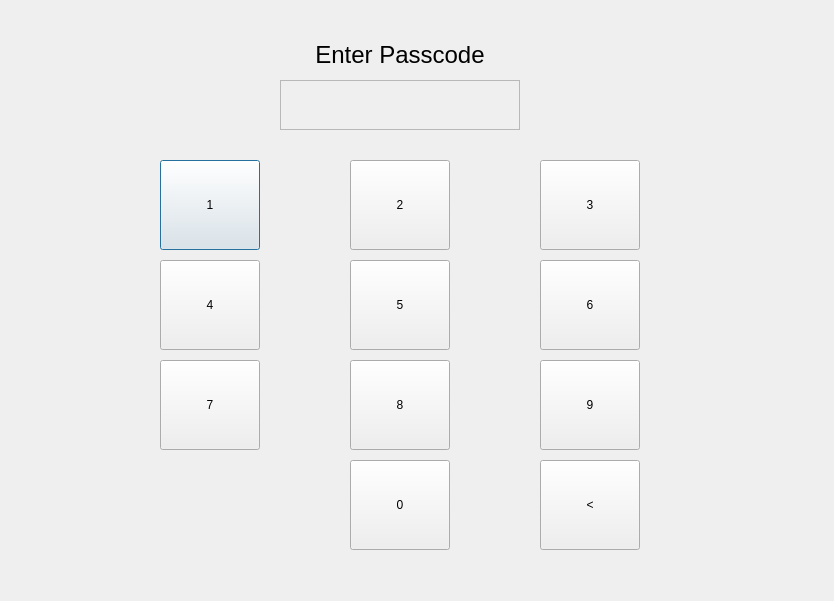
<?xml version="1.0" encoding="UTF-8"?>
<ui version="4.0">
 <class>Dialog</class>
 <widget class="QDialog" name="Dialog">
  <property name="geometry">
   <rect>
    <x>0</x>
    <y>0</y>
    <width>834</width>
    <height>601</height>
   </rect>
  </property>
  <property name="windowTitle">
   <string>Dialog</string>
  </property>
  <widget class="QPushButton" name="btn_1">
   <property name="geometry">
    <rect>
     <x>160</x>
     <y>160</y>
     <width>100</width>
     <height>90</height>
    </rect>
   </property>
   <property name="text">
    <string>1</string>
   </property>
  </widget>
  <widget class="QPushButton" name="btn_2">
   <property name="geometry">
    <rect>
     <x>350</x>
     <y>160</y>
     <width>100</width>
     <height>90</height>
    </rect>
   </property>
   <property name="text">
    <string>2</string>
   </property>
  </widget>
  <widget class="QPushButton" name="btn_3">
   <property name="geometry">
    <rect>
     <x>540</x>
     <y>160</y>
     <width>100</width>
     <height>90</height>
    </rect>
   </property>
   <property name="text">
    <string>3</string>
   </property>
  </widget>
  <widget class="QPushButton" name="btn_4">
   <property name="geometry">
    <rect>
     <x>160</x>
     <y>260</y>
     <width>100</width>
     <height>90</height>
    </rect>
   </property>
   <property name="text">
    <string>4</string>
   </property>
  </widget>
  <widget class="QPushButton" name="btn_5">
   <property name="geometry">
    <rect>
     <x>350</x>
     <y>260</y>
     <width>100</width>
     <height>90</height>
    </rect>
   </property>
   <property name="text">
    <string>5</string>
   </property>
  </widget>
  <widget class="QPushButton" name="btn_6">
   <property name="geometry">
    <rect>
     <x>540</x>
     <y>260</y>
     <width>100</width>
     <height>90</height>
    </rect>
   </property>
   <property name="text">
    <string>6</string>
   </property>
  </widget>
  <widget class="QPushButton" name="btn_7">
   <property name="geometry">
    <rect>
     <x>160</x>
     <y>360</y>
     <width>100</width>
     <height>90</height>
    </rect>
   </property>
   <property name="text">
    <string>7</string>
   </property>
  </widget>
  <widget class="QPushButton" name="btn_8">
   <property name="geometry">
    <rect>
     <x>350</x>
     <y>360</y>
     <width>100</width>
     <height>90</height>
    </rect>
   </property>
   <property name="text">
    <string>8</string>
   </property>
  </widget>
  <widget class="QPushButton" name="btn_9">
   <property name="geometry">
    <rect>
     <x>540</x>
     <y>360</y>
     <width>100</width>
     <height>90</height>
    </rect>
   </property>
   <property name="text">
    <string>9</string>
   </property>
  </widget>
  <widget class="QPushButton" name="btn_0">
   <property name="geometry">
    <rect>
     <x>350</x>
     <y>460</y>
     <width>100</width>
     <height>90</height>
    </rect>
   </property>
   <property name="text">
    <string>0</string>
   </property>
  </widget>
  <widget class="QPushButton" name="btn_del">
   <property name="geometry">
    <rect>
     <x>540</x>
     <y>460</y>
     <width>100</width>
     <height>90</height>
    </rect>
   </property>
   <property name="text">
    <string>&lt;</string>
   </property>
  </widget>
  <widget class="QLabel" name="password_field">
   <property name="geometry">
    <rect>
     <x>280</x>
     <y>80</y>
     <width>240</width>
     <height>50</height>
    </rect>
   </property>
   <property name="frameShape">
    <enum>QFrame::StyledPanel</enum>
   </property>
   <property name="text">
    <string/>
   </property>
   <property name="alignment">
    <set>Qt::AlignCenter</set>
   </property>
  </widget>
  <widget class="QLabel" name="label_2">
   <property name="geometry">
    <rect>
     <x>300</x>
     <y>40</y>
     <width>200</width>
     <height>30</height>
    </rect>
   </property>
   <property name="font">
    <font>
     <pointsize>18</pointsize>
    </font>
   </property>
   <property name="text">
    <string>Enter Passcode</string>
   </property>
   <property name="alignment">
    <set>Qt::AlignCenter</set>
   </property>
  </widget>
 </widget>
 <resources/>
 <connections/>
</ui>
